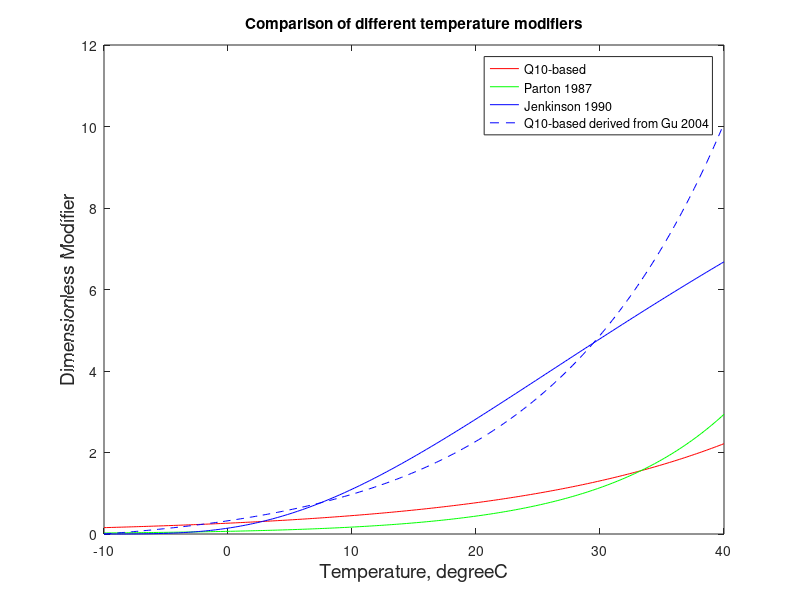

Recreate this plot in MATLAB. (Note: this script raises an error after producing the figure.)
 clear;clc

 % Put flags for test sub model component
 Get_node_depth = false;
 Get_layer_thickness = false;
 Get_interface_depth = false;
 Temp_mod = true;
 Moist_mod = false;
 Depth_mod = false;
 Turnover = false;
 CEC_Rh = false;
 Therm_conduct = false;
 Percolation = false;
 Cryoturbation = true;

 % Put your code here to test
 if(Get_node_depth)
   prompt = 'Please specify the total number of layers? ';
   nlevgrnd = input(prompt);
   z = zeros(nlevgrnd,1);
   for j = 1:nlevgrnd
     z(j) = 0.025*(exp(0.5*(j-0.5))-1.);  % node depths
   end
   z
 end

 if(Get_node_depth && Get_layer_thickness)
   dz = zeros(nlevgrnd,1);
   dz(1) = 0.5*(z(1)+z(2));
   for j = 2:nlevgrnd-1
     dz(j)= 0.5*(z(j+1)-z(j-1));          % thickness b/n two interfaces
   end
   dz(nlevgrnd)= z(nlevgrnd)-z(nlevgrnd-1);
   dz
 end

 if(Get_node_depth && Get_layer_thickness && Get_interface_depth)
   zsoih = zeros(nlevgrnd,1);
   for j = 1:nlevgrnd-1
      zsoih(j)= 0.5*(z(j)+z(j+1));        % interface depths
   end
   zsoih(nlevgrnd) = z(nlevgrnd) + 0.5*dz(nlevgrnd);
   zsoih
 end

 if(Temp_mod)
   tair = -10:0.2:40;
   tsoil = -10:0.2:40;
   % Q10 method
   tref = 25;
   q10const = 1.7;   % Machea 2010
   tfact = q10const.^((tsoil-tref)/10);
%   tfact2 = 2.4.^((tsoil-tref)/10);
%   tfact3 = 2.5.^((tsoil-tref)/10);
   % Century Old
   t1 = (45-tsoil)/10;
   t2 = exp(0.076*(1-t1.^2.63));
   ft_old = (t1.^0.2).*t2;
   % Century method, defac
   tmod=0.73;
   ft=tmod*0.09*exp(0.095*tair);
   % Rothc method
   if(tair < -10.0)
      tair = -10.0;
   end
   t_rothc = 47.91 ./ (1.0 + exp(106.06./(tair+18.27)));
   t_rothc2 = 1.3*2.0.^((tsoil-10)/10)-1.3*2^-2;
 %  t_rothc = 1-exp(-47.91 ./ (1.0 + exp(106.06./(tair+18.27))));
 %  t_rothc2 = 1-exp(-2.0.^((tsoil-10)/10)+2^-2);
   plot(tair, tfact, 'r-');
   hold on
 %  plot(tair, tfact2, 'r--');
 %  plot(tair, tfact3, 'ro');
   plot(tair, ft ,'g-');
   plot(tair, t_rothc, 'b-');
   plot(tair, t_rothc2, 'b--');
   title('Comparison of different temperature modifiers');
   legend('Q10-based', 'Parton 1987', 'Jenkinson 1990', 'Q10-based derived from Gu 2004');
   xlabel('Temperature, degreeC', 'FontSize', 14);
   ylabel('Dimensionless Modifier', 'FontSize', 14);
 %  ylim([0,2]);
   hold off
 end

%% if(Moist_mod)
%%   moist = -10:0.2:40;
%%   % PET based modifier
%%   smod=0.5
%%
%%   % Treatment for negative PET
%%   if(pet<0.0) pet = 0.0
%%
%%   if(pet.eq.0.0)then
%%      defac_func_w=0.1
%%   else
%%   % wrat, which is the ratio of rainfall plus stored water to the pet
%%      wrat=(precip+soilwater)/pet
%%      fw= 1.0/( 1.0+30.*smod*exp(-8.5*wrat) )
%%      defac_func_w=fw
%%   end if
%%
%%   % Q10 method
%%   tref = 25;
%%   q10const = 2.0;   % Machea 2010
%%   tfact = q10const.^((tsoil-tref)/10);
%%%   tfact2 = 2.4.^((tsoil-tref)/10);
%%%   tfact3 = 2.5.^((tsoil-tref)/10);
%%   % Century Old
%%   t1 = (45-tsoil)/10;
%%   t2 = exp(0.076*(1-t1.^2.63));
%%   ft_old = (t1.^0.2).*t2;
%%   % Century method, defac
%%   tmod=0.73;
%%   ft=tmod*0.09*exp(0.095*tair);
%%   % Rothc method
%%   if(tair < -10.0)
%%      tair = -10.0;
%%   end
%%   t_rothc = 47.91 ./ (1.0 + exp(106.06./(tair+18.27)));
%%   t_rothc2 = 1.3*2.0.^((tsoil-10)/10)-1.3*2^-2;
%% %  t_rothc = 1-exp(-47.91 ./ (1.0 + exp(106.06./(tair+18.27))));
%% %  t_rothc2 = 1-exp(-2.0.^((tsoil-10)/10)+2^-2);
%%   plot(tair, tfact, 'r-');
%%   hold on
%% %  plot(tair, tfact2, 'r--');
%% %  plot(tair, tfact3, 'ro');
%%   plot(tair, ft ,'g-');
%%   plot(tair, t_rothc, 'b-');
%%   plot(tair, t_rothc2, 'b--');
%%   title('Comparison of different temperature modifiers');
%%   legend('Q10-based', 'Parton 1987', 'Jenkinson 1990', 'Q10-based derived from Gu 2004');
%%   xlabel('Temperature, degreeC', 'FontSize', 14);
%%   ylabel('Dimensionless Modifier', 'FontSize', 14);
%% %  ylim([0,2]);
%%   hold off
%% end

 if(Depth_mod)
   % Jenkinson 2008
   s = -8;
   f = z(1);
   F = (z - z(1));
   numerator = -1./(1+exp(-s.*(F-f)));
   denominator = -1/(1+exp(-s*(-f)));
   dfact = numerator/denominator;
   % Koven 2013
   zt = 1.0;
   dfact_koven = exp(-z./zt);

   plot(dfact, 'r-');
   hold on
   plot(dfact_koven, 'b-');
%   title('Comparison of different temperature modifiers');
%   legend('Q10-based', 'Parton 1987', 'Jenkinson 1990', 'Q10-based derived from Gu 2004');
%   xlabel('Temperature, degreeC', 'FontSize', 14);
%   ylabel('Dimensionless Modifier', 'FontSize', 14);
 %  ylim([0,2]);
   hold off
 end

 if(Turnover)
   % Bassil new *calibrated*
   % ISAM belowground (RothC), why these values needed to be modified into biome specific values?
   k_hum2=[0.01,0.007,0.022,0.012,0.01,0.015,0.009,0.011,0.012,0.0,0.0,0.01,0.009,0.01,0.007,0.02,0.01,0.01,0.0,0.012,0.009,0.01,0.01,0.012];
   k_dpm2=[5,5,3,10,20,10,5,5,20,0,0,5,5,5,5,3,10,20,0,20,5,5,5,20];
   k_rpm2=[0.3,0.3,0.3,0.3,0.3,0.3,0.3,0.3,0.3,0.0,0.0,0.3,0.3,0.3,0.3,0.3,0.3,0.2,0.0,0.2,0.3,0.3,0.3,0.2];
   k_bio2=0.66;
   t_hum2= 1./k_hum2;
   t_dpm2= 1./k_dpm2;
   t_rpm2= 1./k_rpm2;
   t_bio2= 1/k_bio2;

   % ISAM aboveground (CENTURY)
   k_str2 = 4.5;
   k_met2 = 18.5;
   k_bio_ag2 = 7.3;
   k_hum_ag2 = 2.0;
   t_str2 = 1/k_str2;
   t_met2 = 1/k_met2;
   t_bio_ag2 = 1/k_bio_ag2;
   t_hum_ag2 = 1/k_hum_ag2;

   % Xiaojuan's model
   % ISAM belowground (RothC)
   k_hum1=0.02;
   k_dpm1=10;
   k_rpm1=0.3;
   k_bio1=0.66;
   t_hum1= 1/k_hum1;
   t_dpm1= 1/k_dpm1;
   t_rpm1= 1/k_rpm1;
   t_bio1= 1/k_bio1;

   % ISAM aboveground (CENTURY)
   k_str1 = 4.5;
   k_met1 = 18.5;
   k_bio_ag1 = 7.3;
   k_hum_ag1 = 2.0;
   t_str1 = 1/k_str1;
   t_met1 = 1/k_met1;
   t_bio_ag1 = 1/k_bio_ag1;
   t_hum_ag1 = 1/k_hum_ag1;

 end

 if(CEC_Rh)
   clay = 0.01:0.01:1.0;
   cec = 46.0*clay;
   f_biohum =  1.0 ./ ( 2.67 * ( 1.21 + 2.24*exp(-0.085*cec) ) );
   f_co2 = 1-f_biohum;
   plot(clay,f_co2);
 end

 if(Therm_conduct)
   sand_vol = 10;
   porsl_min = 0.489 - 0.00126*sand_vol;
   bd_min = (1.0 - porsl_min)*2700;
   dkdry_min = (.135*bd_min + 64.7) / (2700 - 0.947*bd_min)
 end

 if(Percolation)
   sand_vol = 1:1:40;
   om_frac = 0.01:0.01:0.4;
   hksati  = zeros(length(om_frac),1);
   pc = 0.5;         % perlocation threshold
   pcbeta = 0.139;   % perlocation exponent
   om_hksat = 0.1;   % saturated hydraulic conductivity of organic soil [mm/s]

   xksat = 0.0070556 *( 10.^(-0.884+0.0153*sand_vol) ); % mm/s
 
   for i = 1:length(sand_vol)
     for j = 1:length(om_frac)
       if (om_frac(j) > pc)
          perc_norm=(1.0 - pc)^(-pcbeta);
          perc_frac=perc_norm*(om_frac(j) - pc)^pcbeta;
       else
          perc_frac=0.;
       end

       uncon_frac = (1.0-om_frac(j))+(1.0-perc_frac)*om_frac(j);
       % uncon_hksat is series addition of mineral/organic conductivites
       if (om_frac(j) < 1.0)
          uncon_hksat = uncon_frac/((1.0-om_frac(j))/xksat(i) + ((1.0-perc_frac)*om_frac(j))/om_hksat);
       else
          uncon_hksat = 0;
       end
       hksati(j)  = uncon_frac*uncon_hksat + (perc_frac*om_frac(j))*om_hksat;
     end

     plot(om_frac,hksati);
     if(i==1)
       hold on
     else
       if(i==length(sand_vol))
         hold off
       end
     end
   end
 end

 if(Cryoturbation)
   % Jenkinson 2008
   cryo = 1.;
   ald_perma = 0.5;
   mod = zeros(6,1);
   for i = 1:6
      mod(i) = cryo * (1 - (ald_perma-z(i))/ald_perma );
   end
   for i = 1:6
      mod_exp(i) = cryo * ( exp( log(2)*z(i)/ald_perma ) - 1);
   end

   plot(z(1:6), mod, 'r-');
   hold on
   plot(z(1:6), mod_exp, 'b-');
%   title('Comparison of different temperature modifiers');
%   legend('Q10-based', 'Parton 1987', 'Jenkinson 1990', 'Q10-based derived from Gu 2004');
%   xlabel('Temperature, degreeC', 'FontSize', 14);
%   ylabel('Dimensionless Modifier', 'FontSize', 14);
 %  ylim([0,2]);
   hold off
 end


